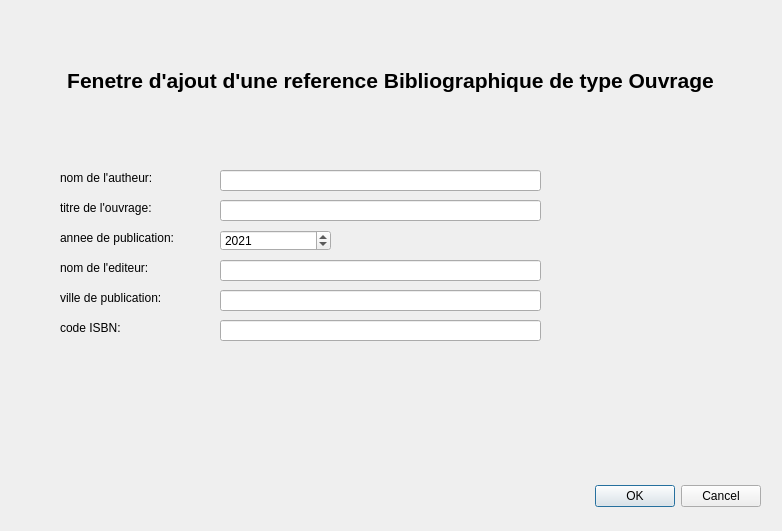
<?xml version="1.0" encoding="UTF-8"?>
<ui version="4.0">
 <class>AjoutOuvrageInterface</class>
 <widget class="QDialog" name="AjoutOuvrageInterface">
  <property name="geometry">
   <rect>
    <x>0</x>
    <y>0</y>
    <width>782</width>
    <height>531</height>
   </rect>
  </property>
  <property name="windowTitle">
   <string>AjoutOuvrageInterface</string>
  </property>
  <widget class="QDialogButtonBox" name="buttonBox">
   <property name="geometry">
    <rect>
     <x>420</x>
     <y>480</y>
     <width>341</width>
     <height>32</height>
    </rect>
   </property>
   <property name="orientation">
    <enum>Qt::Horizontal</enum>
   </property>
   <property name="standardButtons">
    <set>QDialogButtonBox::Cancel|QDialogButtonBox::Ok</set>
   </property>
  </widget>
  <widget class="QLabel" name="label">
   <property name="geometry">
    <rect>
     <x>20</x>
     <y>30</y>
     <width>741</width>
     <height>101</height>
    </rect>
   </property>
   <property name="font">
    <font>
     <pointsize>16</pointsize>
     <weight>75</weight>
     <bold>true</bold>
    </font>
   </property>
   <property name="text">
    <string>Fenetre d'ajout d'une reference Bibliographique de type Ouvrage</string>
   </property>
   <property name="scaledContents">
    <bool>false</bool>
   </property>
   <property name="alignment">
    <set>Qt::AlignCenter</set>
   </property>
  </widget>
  <widget class="QLabel" name="label_2">
   <property name="geometry">
    <rect>
     <x>60</x>
     <y>170</y>
     <width>111</width>
     <height>16</height>
    </rect>
   </property>
   <property name="text">
    <string>nom de l'autheur:</string>
   </property>
  </widget>
  <widget class="QLabel" name="label_3">
   <property name="geometry">
    <rect>
     <x>60</x>
     <y>200</y>
     <width>111</width>
     <height>16</height>
    </rect>
   </property>
   <property name="text">
    <string>titre de l'ouvrage:</string>
   </property>
  </widget>
  <widget class="QLabel" name="label_4">
   <property name="geometry">
    <rect>
     <x>60</x>
     <y>230</y>
     <width>131</width>
     <height>16</height>
    </rect>
   </property>
   <property name="text">
    <string>annee de publication:</string>
   </property>
  </widget>
  <widget class="QLabel" name="label_5">
   <property name="geometry">
    <rect>
     <x>60</x>
     <y>260</y>
     <width>111</width>
     <height>16</height>
    </rect>
   </property>
   <property name="text">
    <string>nom de l'editeur:</string>
   </property>
  </widget>
  <widget class="QLabel" name="label_6">
   <property name="geometry">
    <rect>
     <x>60</x>
     <y>290</y>
     <width>121</width>
     <height>16</height>
    </rect>
   </property>
   <property name="text">
    <string>ville de publication:</string>
   </property>
  </widget>
  <widget class="QLabel" name="label_7">
   <property name="geometry">
    <rect>
     <x>60</x>
     <y>320</y>
     <width>71</width>
     <height>16</height>
    </rect>
   </property>
   <property name="text">
    <string>code ISBN:</string>
   </property>
  </widget>
  <widget class="QLineEdit" name="txtNomAutheur">
   <property name="geometry">
    <rect>
     <x>220</x>
     <y>170</y>
     <width>321</width>
     <height>21</height>
    </rect>
   </property>
   <property name="text">
    <string/>
   </property>
  </widget>
  <widget class="QLineEdit" name="txtTitre">
   <property name="geometry">
    <rect>
     <x>220</x>
     <y>200</y>
     <width>321</width>
     <height>21</height>
    </rect>
   </property>
  </widget>
  <widget class="QSpinBox" name="spinboxAnnee">
   <property name="geometry">
    <rect>
     <x>220</x>
     <y>230</y>
     <width>111</width>
     <height>21</height>
    </rect>
   </property>
   <property name="minimum">
    <number>1</number>
   </property>
   <property name="maximum">
    <number>2022</number>
   </property>
   <property name="value">
    <number>2021</number>
   </property>
  </widget>
  <widget class="QLineEdit" name="txtNomEditeur">
   <property name="geometry">
    <rect>
     <x>220</x>
     <y>260</y>
     <width>321</width>
     <height>21</height>
    </rect>
   </property>
  </widget>
  <widget class="QLineEdit" name="txtVille">
   <property name="geometry">
    <rect>
     <x>220</x>
     <y>290</y>
     <width>321</width>
     <height>21</height>
    </rect>
   </property>
  </widget>
  <widget class="QLineEdit" name="txtISBN">
   <property name="geometry">
    <rect>
     <x>220</x>
     <y>320</y>
     <width>321</width>
     <height>21</height>
    </rect>
   </property>
  </widget>
 </widget>
 <resources/>
 <connections>
  <connection>
   <sender>buttonBox</sender>
   <signal>rejected()</signal>
   <receiver>AjoutOuvrageInterface</receiver>
   <slot>reject()</slot>
   <hints>
    <hint type="sourcelabel">
     <x>316</x>
     <y>260</y>
    </hint>
    <hint type="destinationlabel">
     <x>286</x>
     <y>274</y>
    </hint>
   </hints>
  </connection>
  <connection>
   <sender>buttonBox</sender>
   <signal>accepted()</signal>
   <receiver>AjoutOuvrageInterface</receiver>
   <slot>validerOuvrage()</slot>
   <hints>
    <hint type="sourcelabel">
     <x>590</x>
     <y>495</y>
    </hint>
    <hint type="destinationlabel">
     <x>390</x>
     <y>265</y>
    </hint>
   </hints>
  </connection>
 </connections>
 <slots>
  <slot>validerOuvrage()</slot>
 </slots>
</ui>
